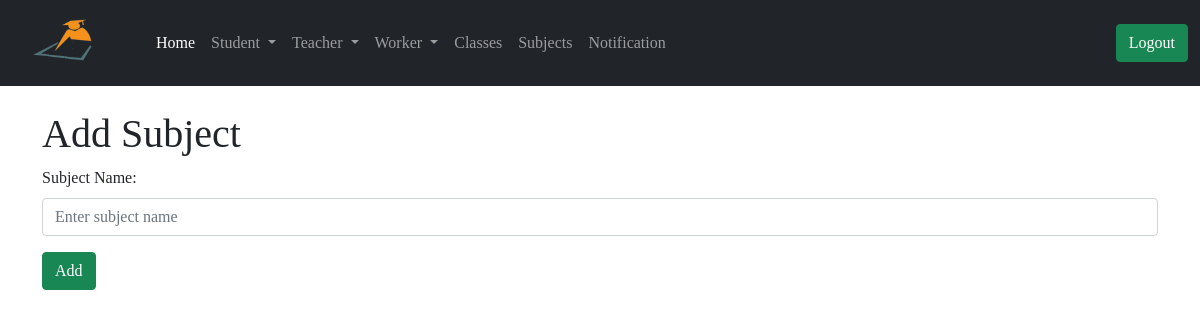
Before: /administrator/update_subject/2 (signed in) with the older database file.
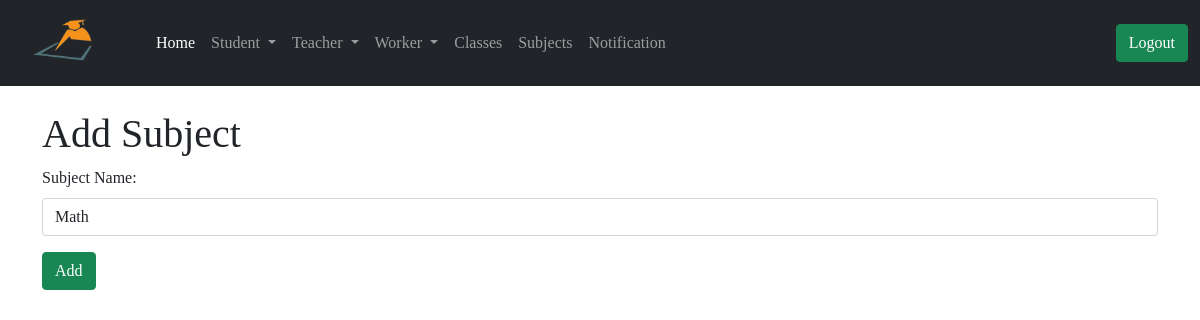
After: the same page with the newer database file.
### app/models.py (models this page shows, shortened)
class Subject(db.Model):
    id = db.Column(db.Integer, primary_key=True)
    sub_name = db.Column(db.String(64))
    admin_id = db.Column(db.Integer, db.ForeignKey('user.id'))
    teacher = db.relationship('Teacher', backref='sub')
    leaveteacher = db.relationship('LeaveTeacher', backref='sub')
    uploadlecture = db.relationship('UploadLecture', backref='sub')

### app/routes.py (the view)
@app.route('/administrator/update_subject/<id>', methods=['GET', 'POST'])
@login_required
def update_subject(id):
    subjects = Subject.query.filter_by(id=id).first()
    if request.method == 'POST':
        subjects.sub_name = request.form['sub_name']
        subjects.admin_id = current_user.id
        db.session.commit()
        flash('{} subject is successfully added!'.format(subjects.sub_name))
        return redirect(url_for('list_of_subject'))
    return render_template('administrator/add_subject.html', title='Add Subject', subjects=subjects)

### app/models.py (called while the page is built)
@login.user_loader
def load_user(id):
    return User.query.get(int(id))

### app/routes.py (called while the page is built)
@app.before_request
def before_request():
    g.user = None
    if 'teacher_id' in session:
        user = Teacher.query.filter_by(id=session['teacher_id']).first()
        g.user = user

@app.before_request
def std_before_request():
    g.std_user = None
    if 'student_id' in session:
        std_user = Student.query.filter_by(id=session['student_id']).first()
        g.std_user = std_user

### app/templates/administrator/add_subject.html
{% extends 'administrator/base.html' %}
{% block content %}
<div class="container">
<h1 class="mt-4">Add Subject</h1>
<form method="POST">
    <div class="mb-3">
      <label for="Inputname" class="form-label">Subject Name:</label>
      <input type="text" class="form-control" name="sub_name" value="{{subjects.sub_name}}"  id="Inputname" placeholder="Enter subject name" required>
    </div>
    <button type="submit" class="btn btn-success">Add</button>
</form>
</div>
{% endblock %}

Changed rows visible on the page:
added Subject: sub_name "Math"
